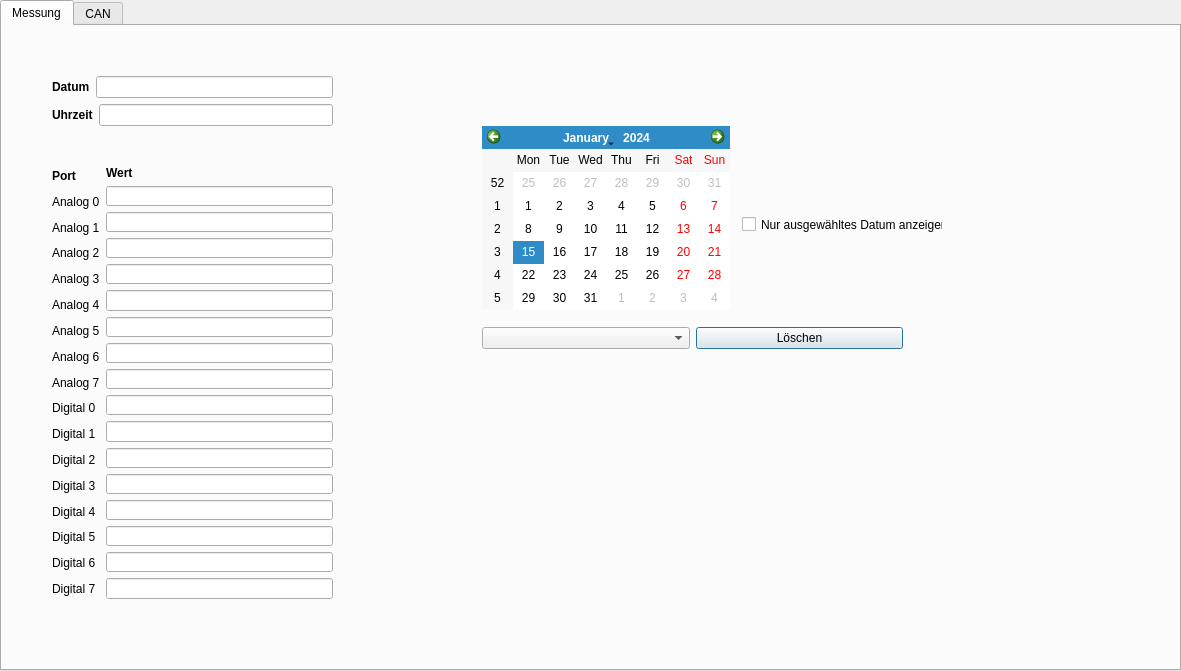
<?xml version="1.0" encoding="UTF-8"?>
<ui version="4.0">
 <class>Messdaten</class>
 <widget class="QDialog" name="Messdaten">
  <property name="geometry">
   <rect>
    <x>0</x>
    <y>0</y>
    <width>1181</width>
    <height>671</height>
   </rect>
  </property>
  <property name="windowTitle">
   <string>Dialog</string>
  </property>
  <widget class="QTabWidget" name="tabWidget">
   <property name="geometry">
    <rect>
     <x>0</x>
     <y>0</y>
     <width>1181</width>
     <height>671</height>
    </rect>
   </property>
   <property name="currentIndex">
    <number>0</number>
   </property>
   <widget class="QWidget" name="Messung">
    <attribute name="title">
     <string>Messung</string>
    </attribute>
    <widget class="QWidget" name="layoutWidget">
     <property name="geometry">
      <rect>
       <x>50</x>
       <y>140</y>
       <width>281</width>
       <height>433</height>
      </rect>
     </property>
     <layout class="QHBoxLayout" name="horizontalLayout">
      <item>
       <layout class="QVBoxLayout" name="verticalLayout">
        <item>
         <widget class="QLabel" name="label">
          <property name="font">
           <font>
            <weight>75</weight>
            <bold>true</bold>
           </font>
          </property>
          <property name="text">
           <string>Port</string>
          </property>
         </widget>
        </item>
        <item>
         <widget class="QLabel" name="label_2">
          <property name="text">
           <string>Analog 0</string>
          </property>
         </widget>
        </item>
        <item>
         <widget class="QLabel" name="label_3">
          <property name="text">
           <string>Analog 1</string>
          </property>
         </widget>
        </item>
        <item>
         <widget class="QLabel" name="label_4">
          <property name="text">
           <string>Analog 2</string>
          </property>
         </widget>
        </item>
        <item>
         <widget class="QLabel" name="label_5">
          <property name="text">
           <string>Analog 3</string>
          </property>
         </widget>
        </item>
        <item>
         <widget class="QLabel" name="label_6">
          <property name="text">
           <string>Analog 4</string>
          </property>
         </widget>
        </item>
        <item>
         <widget class="QLabel" name="label_7">
          <property name="text">
           <string>Analog 5</string>
          </property>
         </widget>
        </item>
        <item>
         <widget class="QLabel" name="label_8">
          <property name="text">
           <string>Analog 6</string>
          </property>
         </widget>
        </item>
        <item>
         <widget class="QLabel" name="label_9">
          <property name="text">
           <string>Analog 7</string>
          </property>
         </widget>
        </item>
        <item>
         <widget class="QLabel" name="label_10">
          <property name="text">
           <string>Digital 0</string>
          </property>
         </widget>
        </item>
        <item>
         <widget class="QLabel" name="label_11">
          <property name="text">
           <string>Digital 1</string>
          </property>
         </widget>
        </item>
        <item>
         <widget class="QLabel" name="label_12">
          <property name="text">
           <string>Digital 2</string>
          </property>
         </widget>
        </item>
        <item>
         <widget class="QLabel" name="label_13">
          <property name="text">
           <string>Digital 3</string>
          </property>
         </widget>
        </item>
        <item>
         <widget class="QLabel" name="label_14">
          <property name="text">
           <string>Digital 4</string>
          </property>
         </widget>
        </item>
        <item>
         <widget class="QLabel" name="label_15">
          <property name="text">
           <string>Digital 5</string>
          </property>
         </widget>
        </item>
        <item>
         <widget class="QLabel" name="label_16">
          <property name="text">
           <string>Digital 6</string>
          </property>
         </widget>
        </item>
        <item>
         <widget class="QLabel" name="label_17">
          <property name="text">
           <string>Digital 7</string>
          </property>
         </widget>
        </item>
       </layout>
      </item>
      <item>
       <layout class="QVBoxLayout" name="verticalLayout_2">
        <item>
         <widget class="QLabel" name="label_18">
          <property name="font">
           <font>
            <weight>75</weight>
            <bold>true</bold>
           </font>
          </property>
          <property name="text">
           <string>Wert</string>
          </property>
         </widget>
        </item>
        <item>
         <widget class="QLineEdit" name="analog_0"/>
        </item>
        <item>
         <widget class="QLineEdit" name="analog_1"/>
        </item>
        <item>
         <widget class="QLineEdit" name="analog_2"/>
        </item>
        <item>
         <widget class="QLineEdit" name="analog_3"/>
        </item>
        <item>
         <widget class="QLineEdit" name="analog_4"/>
        </item>
        <item>
         <widget class="QLineEdit" name="analog_5"/>
        </item>
        <item>
         <widget class="QLineEdit" name="analog_6"/>
        </item>
        <item>
         <widget class="QLineEdit" name="analog_7"/>
        </item>
        <item>
         <widget class="QLineEdit" name="digital_0"/>
        </item>
        <item>
         <widget class="QLineEdit" name="digital_1"/>
        </item>
        <item>
         <widget class="QLineEdit" name="digital_2"/>
        </item>
        <item>
         <widget class="QLineEdit" name="digital_3"/>
        </item>
        <item>
         <widget class="QLineEdit" name="digital_4"/>
        </item>
        <item>
         <widget class="QLineEdit" name="digital_5"/>
        </item>
        <item>
         <widget class="QLineEdit" name="digital_6"/>
        </item>
        <item>
         <widget class="QLineEdit" name="digital_7"/>
        </item>
       </layout>
      </item>
     </layout>
    </widget>
    <widget class="QWidget" name="layoutWidget">
     <property name="geometry">
      <rect>
       <x>50</x>
       <y>50</y>
       <width>281</width>
       <height>52</height>
      </rect>
     </property>
     <layout class="QVBoxLayout" name="verticalLayout_3">
      <item>
       <layout class="QHBoxLayout" name="horizontalLayout_2">
        <item>
         <widget class="QLabel" name="label_19">
          <property name="font">
           <font>
            <weight>75</weight>
            <bold>true</bold>
           </font>
          </property>
          <property name="text">
           <string>Datum</string>
          </property>
         </widget>
        </item>
        <item>
         <widget class="QLineEdit" name="line_date"/>
        </item>
       </layout>
      </item>
      <item>
       <layout class="QHBoxLayout" name="horizontalLayout_3">
        <item>
         <widget class="QLabel" name="label_20">
          <property name="font">
           <font>
            <weight>75</weight>
            <bold>true</bold>
           </font>
          </property>
          <property name="text">
           <string>Uhrzeit</string>
          </property>
         </widget>
        </item>
        <item>
         <widget class="QLineEdit" name="line_time"/>
        </item>
       </layout>
      </item>
     </layout>
    </widget>
    <widget class="QWidget" name="layoutWidget">
     <property name="geometry">
      <rect>
       <x>480</x>
       <y>300</y>
       <width>421</width>
       <height>25</height>
      </rect>
     </property>
     <layout class="QHBoxLayout" name="horizontalLayout_4">
      <item>
       <widget class="QComboBox" name="combo_values"/>
      </item>
      <item>
       <widget class="QPushButton" name="button_delete">
        <property name="text">
         <string>Löschen</string>
        </property>
       </widget>
      </item>
     </layout>
    </widget>
    <widget class="QCalendarWidget" name="calendarWidget">
     <property name="geometry">
      <rect>
       <x>480</x>
       <y>100</y>
       <width>248</width>
       <height>183</height>
      </rect>
     </property>
    </widget>
    <widget class="QCheckBox" name="checkBox">
     <property name="geometry">
      <rect>
       <x>740</x>
       <y>190</y>
       <width>201</width>
       <height>17</height>
      </rect>
     </property>
     <property name="text">
      <string>Nur ausgewähltes Datum anzeigen</string>
     </property>
    </widget>
   </widget>
   <widget class="QWidget" name="CAN">
    <attribute name="title">
     <string>CAN</string>
    </attribute>
    <widget class="QTableWidget" name="can_table">
     <property name="geometry">
      <rect>
       <x>30</x>
       <y>50</y>
       <width>561</width>
       <height>561</height>
      </rect>
     </property>
    </widget>
    <widget class="QWidget" name="layoutWidget">
     <property name="geometry">
      <rect>
       <x>610</x>
       <y>50</y>
       <width>561</width>
       <height>331</height>
      </rect>
     </property>
     <layout class="QHBoxLayout" name="horizontalLayout_7">
      <item>
       <widget class="QCalendarWidget" name="calender_start"/>
      </item>
      <item>
       <layout class="QVBoxLayout" name="verticalLayout_4">
        <item>
         <layout class="QHBoxLayout" name="horizontalLayout_5">
          <item>
           <widget class="QLabel" name="label_22">
            <property name="font">
             <font>
              <pointsize>11</pointsize>
              <weight>75</weight>
              <bold>true</bold>
             </font>
            </property>
            <property name="text">
             <string>Bis :</string>
            </property>
           </widget>
          </item>
          <item>
           <widget class="QTimeEdit" name="time_end"/>
          </item>
         </layout>
        </item>
        <item>
         <layout class="QHBoxLayout" name="horizontalLayout_6">
          <item>
           <widget class="QLabel" name="label_21">
            <property name="font">
             <font>
              <pointsize>11</pointsize>
              <weight>75</weight>
              <bold>true</bold>
             </font>
            </property>
            <property name="text">
             <string>Von : </string>
            </property>
           </widget>
          </item>
          <item>
           <widget class="QTimeEdit" name="time_start"/>
          </item>
         </layout>
        </item>
       </layout>
      </item>
     </layout>
    </widget>
    <widget class="QCheckBox" name="check_can">
     <property name="geometry">
      <rect>
       <x>610</x>
       <y>390</y>
       <width>141</width>
       <height>17</height>
      </rect>
     </property>
     <property name="text">
      <string>Alle Nachrichten anzeigen</string>
     </property>
    </widget>
    <widget class="QPushButton" name="button_delete_can">
     <property name="geometry">
      <rect>
       <x>610</x>
       <y>410</y>
       <width>161</width>
       <height>23</height>
      </rect>
     </property>
     <property name="text">
      <string>Löschen</string>
     </property>
    </widget>
   </widget>
  </widget>
 </widget>
 <resources/>
 <connections/>
</ui>
